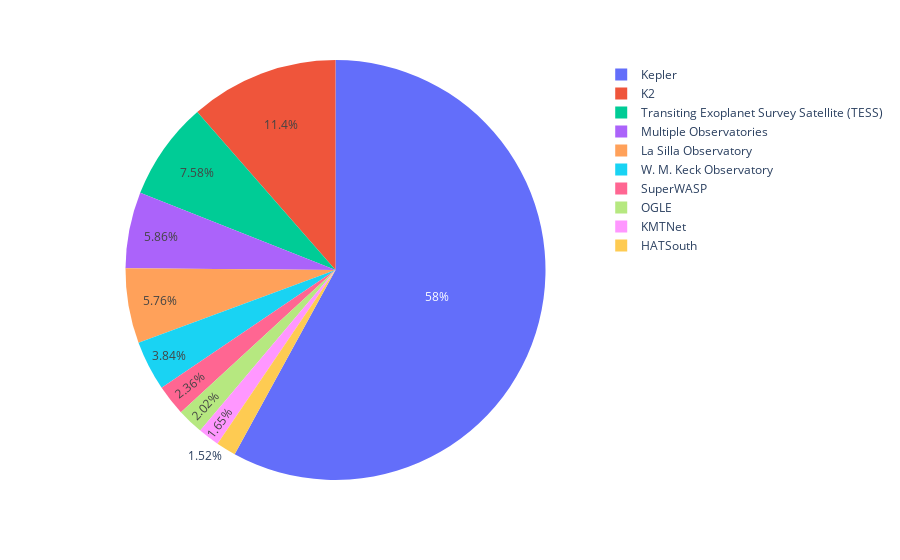

The notebook cell saved with this chart:
### Code cell
select_columns = ["hostname", "st_spectype", "discoverymethod"]
def plot_basic_characteristic(column, data):

      if column == "st_spectype":

            def bolometric_cor_calc(row):
                  if "B" in row["st_spectype"]:
                        return "B"
                  elif "A" in row["st_spectype"]:
                        return "A"
                  elif "F" in row["st_spectype"]:
                        return "F"
                  elif "G" in row["st_spectype"]:
                        return "G"
                  elif "K" in row["st_spectype"]:
                        return "G"
                  elif "M" in row["st_spectype"]:
                        return "M"
                  else:
                        return "Undefined"

            data["st_spectype"].fillna('', inplace=True)
            data["st_spectype_modified"] = data.apply(bolometric_cor_calc, axis=1)
            column = "st_spectype_modified"
            
      unique_c = data[column].unique().tolist()
      findtop10 = exo.groupby([column]).size().to_frame()
      findtop10 = findtop10.reset_index()
      findtop10.columns = [column, "count"]
      findtop10 = findtop10.sort_values(by=["count"], ascending=False)
      top10list = findtop10[column].iloc[0:10].tolist()
      data = data[data[column].isin(top10list)]
      values = [len(data[data[column] == item]) for item in top10list]
      fig = px.pie(data, values=values, names=top10list)
      fig.show()

plot_basic_characteristic("disc_facility", exo)

### Figure 1 — Plotly figure (JSON) as saved in the notebook; plotly's stock layout.template omitted (floating-point values rounded to 4 significant figures)
{"data": [{"domain": {"x": [0, 1], "y": [0, 1]}, "hovertemplate": "label=%{label}<br>value=%{value}<extra></extra>", "labels": ["Kepler", "K2", "Transiting Exoplanet Survey Satellite (TESS)", "Multiple Observatories", "La Silla Observatory", "W. M. Keck Observatory", "SuperWASP", "OGLE", "KMTNet", "HATSouth"], "legendgroup": "", "name": "", "showlegend": true, "type": "pie", "values": [2778, 548, 363, 281, 276, 184, 113, 97, 79, 73]}], "layout": {"legend": {"tracegroupgap": 0}, "margin": {"t": 60}}}
